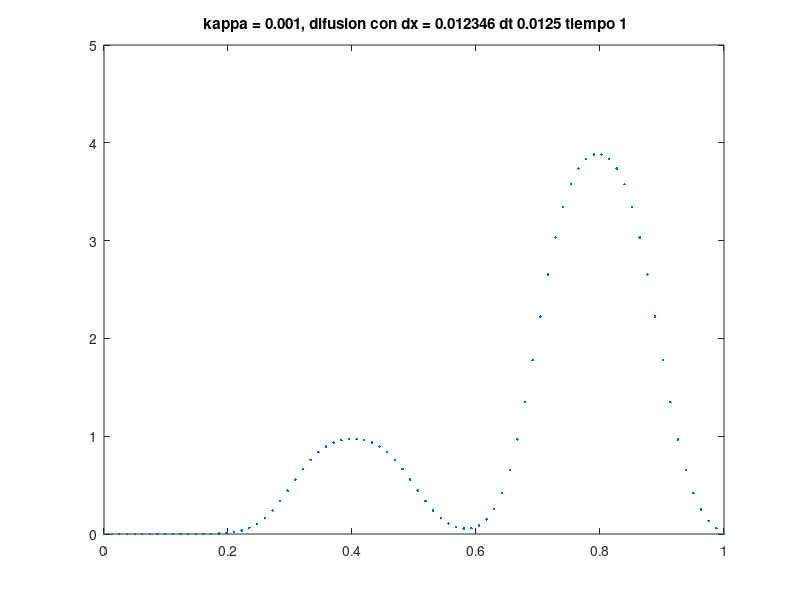

MATLAB code for this plot:
clear all;
%
% Euler implicito y diferencias centradas en espacio
% Difusion de dato discontinuo
%
format long;
%
% MATLAB indexa desde 1 los vectores
%
% Dimension de la particion M+1 xe(1),xe(2),...,xe(M+2) donde 
%   xe(1)=xIni, xe(M+2)=xFin y los nodos intermedios son 
%     xe(2),xe(3),...,xe(M+1)
%

M=80;
xIni = 0.0;
xFin =1.0;
dx = (xFin - xIni)/(M+1);
%
% Talla de x es 1x(M+2)
%
xe =xIni:dx:xFin; % particion talla h, total de M+2 puntos

dx2=dx*dx;
%
% tiempo incial
%
tiempo=0.0;
%
% Valor inicial. 
% u0 array solucion en el paso de tiempo t^n
%
% Talla de u0 es 1x(M+2)
%
% Uso de dato inicial irregular
% Muestra el uso de vectores
%
u0 = zeros(1,M+2);

for j=1:M+2
    if ((xe(j)>0.3)&&(xe(j)<0.5))
        u0(j)=1;
    end
    if ((xe(j)>0.7)&&(xe(j)<0.9))
        u0(j)=4;
    end
end
%
% Coeficiente de difusion
%
k=0.001;
%
% u1 array solucion en el paso de tiempo t^{n+1}
%
u1 = zeros(1,M+2); 
%
% Tiempo final
%
T=1;
%
%
Nfin=80;
dt=T/Nfin;
mu=k*dt/dx2;
%    
% Construccion del sistema MxM
%    Diagonales de la matriz
%
dcent = (1+2.0*mu)*ones(M,1);  % d valores indexados de 1 a M
dinf = (-mu)*ones(M-1,1);  % d-1 valores indexados de 1 a M-1
dsup = (-mu)*ones(M-1,1);  % d-1 valores indexados de 1 a M-1
%
% Construimos matriz a partir de las diagonales principales
%
Pim=diag(dinf, -1) + diag(dcent, 0) + diag(dsup, 1);
%
% termino independiente
%
d=zeros(M,1);
%
% Dato inicial
%
plot(xe,u0,'+');
title(['Aprox con M = ',num2str(M),...
       ' Dato inicial ',num2str(tiempo)]);
axis([0 1 0 5]);
%pause;
%
% iteracion temporal
% 
for nt=1:Nfin
 %
 % Avanzamos en nivel de tiempo
 %
 tiempo=nt*dt;
%
%construccion termino independiente
%
% Asignacion de datos al termino 
% independendiente del sistema Ay=d
%
for j=1:M   % rango de 1 a M
    d(j)=u0(j+1);%+dt*f(j+1);
end
    %

z = Pim\d; 

for j=1:M
  u1(j+1)=z(j);
end
% Asignacion de los datos de contorno en x=xIni y en x=xFin
u1(1)=0.0; 
u1(M+2)=0.0; 
%
% Dibujamos la solucion aproximada
%
figure(1);
plot(xe,u1,'.')
title([' kappa = ',num2str(k),...
       ', difusion con dx = ',num2str(dx),...
      ' dt ',num2str(dt),...
      ' tiempo ',num2str(tiempo)]);
  axis([0 1 0 5]);
  pause(.1);
%
%actualizamos
%
  for j=1:M+2
   u0(j)=u1(j);
  end
end

  
   

